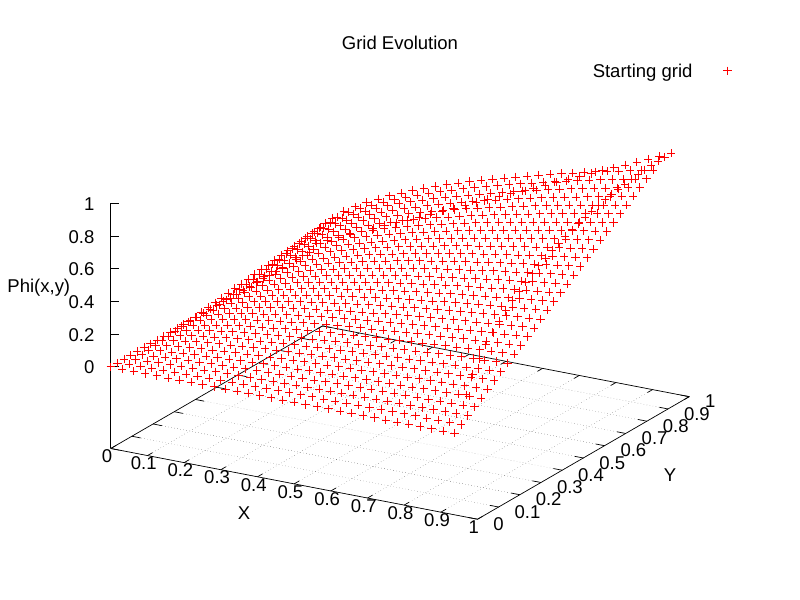

Here is the gnuplot script that generated this plot:
set terminal pdfcairo enhanced size 8,6 font "Arial,20"
set output "GridPlot.pdf"
set autoscale
set grid
set label
set title "Grid Evolution"
set xlabel "X" 
set ylabel "Y" 
set zlabel "Phi(x,y)" 
set key autotitle
splot "GridStep00.dat" using 1:2:3 with points title "Starting grid" lc "red"
splot "GridStepND.dat" using 1:2:3 with points title "Final grid" lc "blue"
